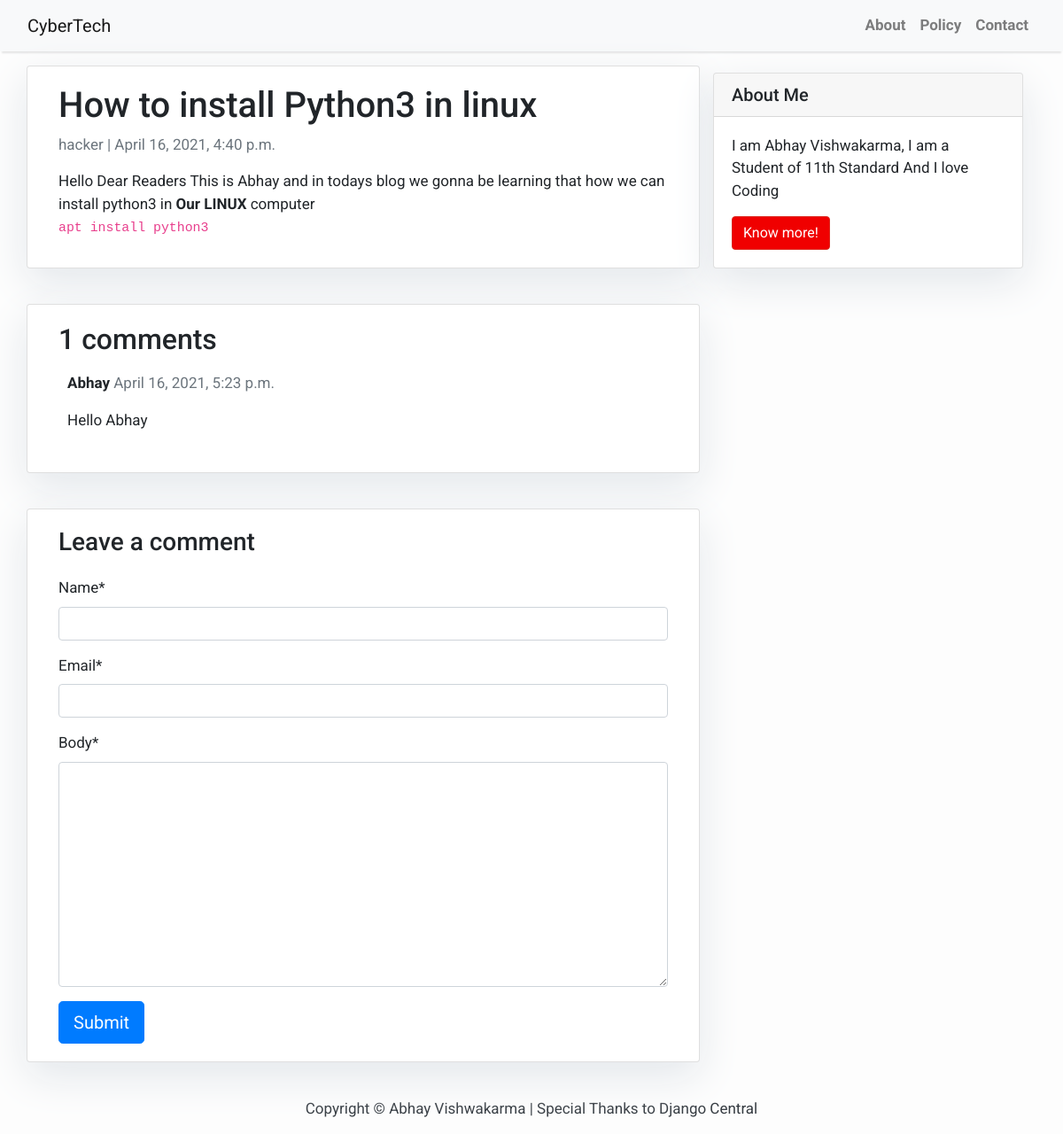
/how-install-python3-linux/, run on the app's committed database.
### blog/models.py (models this page shows, shortened)
class Post(models.Model):
    title = models.CharField(max_length=200, unique=True)
    slug = models.SlugField(max_length=200, unique=True)
    author = models.ForeignKey(User, on_delete= models.CASCADE,related_name='blog_posts')
    updated_on = models.DateTimeField(auto_now= True)
    content = models.TextField()
    created_on = models.DateTimeField(auto_now_add=True)
    status = models.IntegerField(choices=STATUS, default=0)
    class Meta:
        ordering = ['-created_on']

class Comment(models.Model):
    post = models.ForeignKey(Post,on_delete=models.CASCADE,related_name='comments')
    name = models.CharField(max_length=80)
    email = models.EmailField()
    body = models.TextField()
    created_on = models.DateTimeField(auto_now_add=True)
    active = models.BooleanField(default=False)
    class Meta:
        ordering = ['created_on']

### blog/views.py (the view)
# urls.py: path('<slug:slug>/', views.post_detail, name='post_detail'),
def post_detail(request, slug):
    template_name = 'post_detail.html'
    post = get_object_or_404(Post, slug=slug)
    comments = post.comments.filter(active=True)
    new_comment = None
    if request.method == 'POST':
        comment_form = CommentForm(data=request.POST)
        if comment_form.is_valid():
            new_comment = comment_form.save(commit=False)
            new_comment.post = post
            new_comment.save()
    else:
        comment_form = CommentForm()
    return render(request, template_name, {'post': post,
                                           'comments': comments,
                                           'new_comment': new_comment,
                                           'comment_form': comment_form})

### blog/forms.py
class CommentForm(forms.ModelForm):
    class Meta:
        model = Comment
        fields = ('name', 'email', 'body')

### templates/post_detail.html (shortened to what this page needs)
{% extends 'base.html' %} {% block content %}
<div class="container">
  <div class="row">
    <div class="col-md-8 card mb-4  mt-3 left  top">
      <div class="card-body">
        <h1>{% block title %} {{ post.title }} {% endblock title %}</h1>
        <p class=" text-muted">{{ post.author }} | {{ post.created_on }}</p>
        <p class="card-text ">{{ post.content | safe }}</p>
      </div>
    </div>
    {% block sidebar %} {% include 'sidebar.html' %} {% endblock sidebar %}
    <div class="col-md-8 card mb-4  mt-3 ">
      <div class="card-body">
        <h2>{{ comments.count }} comments</h2>
        {% for comment in comments %}
        <div class="comments" style="padding: 10px;">
          <p class="font-weight-bold">
            {{ comment.name }}
            <span class=" text-muted font-weight-normal">
              {{ comment.created_on }}
            </span>
          </p>
          {{ comment.body | linebreaks }}
        </div>
        {% endfor %}
      </div>
    </div>
    <div class="col-md-8 card mb-4  mt-3 ">
      <div class="card-body">
        {% if new_comment %}
        <div class="alert alert-success" role="alert">
          Your comment is awaiting moderation
        </div>
        {% else %}
        <h3>Leave a comment</h3>
        {% load crispy_forms_tags %}
        <form method="post" style="margin-top: 1.3em;">
          {{ comment_form | crispy }}
          <button type="submit" class="btn btn-primary  btn-lg">Submit</button>
        </form>
        {% endif %}
      </div>
    </div>
  </div>
</div>
{% endblock content %}

### templates/base.html (style rules this page uses)
body { font-family: "Roboto", sans-serif; font-size: 17px; background-color: #fdfdfd; }

### templates/sidebar.html (style rules this page uses)
.card { box-shadow: 0 16px 48px #E3E7EB; }

### data on the page
Post: title "How to install Python3 in linux", author "hacker", created_on "April 16, 2021, 4:40 p.m.", content "Hello Dear Readers This is Abhay and in todays blog we gonna be learning that how we can install python3 in Our LINUX computer apt install python3"
Comment: name "Abhay", created_on "April 16, 2021, 5:23 p.m.", body "Hello Abhay"

### other printed values
{{ comments.count }} "1"
